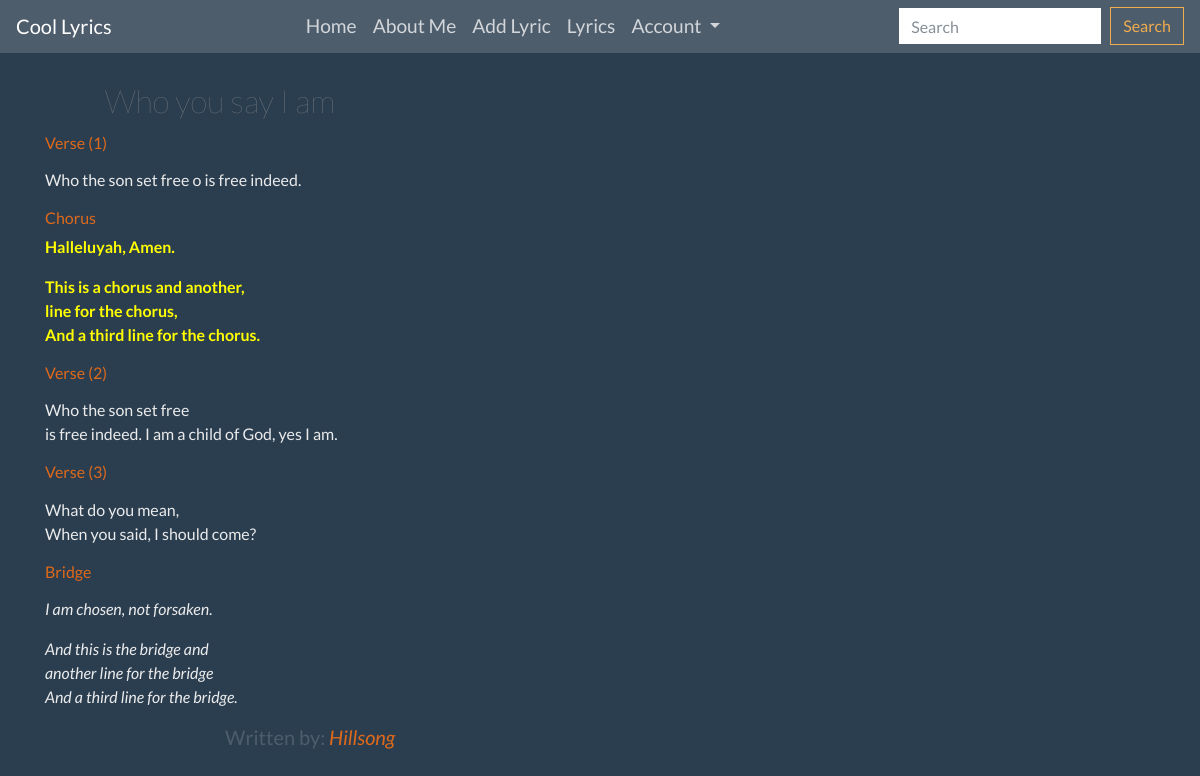
Screenshot of /lyrics/single/who-you-say-i-am-7f4997f3-9490-499e-ba81-a2df21bc79a6/ with the database file from the repository.
### lyrics/models.py (models this page shows, shortened)
class Lyric(models.Model):
    unique_num = models.UUIDField(default=uuid.uuid4, unique=True)
    title = models.CharField(max_length=144)
    song_writer = models.CharField(max_length=50)
    slug = models.SlugField(max_length=144)
    timestamp = models.SlugField(max_length=144)
    def __str__(self):
        return self.title

class Verse(models.Model):
    lyric = models.ForeignKey(Lyric, on_delete=models.CASCADE)
    verse = models.TextField(max_length=1024)
    def __str__(self):
        return self.verse

class Chorus(models.Model):
    lyric = models.ForeignKey(Lyric, on_delete=models.CASCADE)
    chorus = models.TextField(max_length=1024)
    def __str__(self):
        return self.chorus

class Bridge(models.Model):
    lyric = models.ForeignKey(Lyric, on_delete=models.CASCADE)
    bridge = models.TextField(max_length=1024)
    def __str__(self):
        return self.bridge

### lyrics/views.py (the view)
# urls.py: path('single/<slug>/', views.LyricDetail.as_view(), name="single"),
class LyricDetail(generic.DetailView):
    model = Lyric
    template_name = 'lyrics/lyric_details.html'

### lyrics/templates/lyrics/lyric_details.html (shortened to what this page needs)
{% extends  'base.html' %}
{% block content %}
<div class="container">
    <section>
        <div class="mt-3">
            <div class="row">
                <div class="col-sm-4">
                    <article class="text-left">
                        <h2 class="text-center">{{ object }}</h2>
                        {% if object.verse_set.all %}
                        {% for verse in object.verse_set.all %}
                                {% if forloop.counter == 1 %}
                                    <h6 class="text-primary">Verse ({{ forloop.counter }})</h6>
                                    <p class="text-light">{{ verse|linebreaks }}</p>
                                {% endif %}
                            {% endfor %}
                        {% endif %}
                        {% if object.chorus_set.all %}
                            <h6 class="text-primary">Chorus</h6>
                            {% for chorus in object.chorus_set.all %}
                                <div class="text-yellow"><b>{{ chorus|linebreaks }}</b></div>
                            {% endfor %}
                        {% endif %}
                        {% if object.verse_set.all %}
                            {% for verse in object.verse_set.all %}
                                {% if forloop.counter != 1 %}
                                    <h6 class="text-primary">Verse ({{ forloop.counter }})</h6>
                                    <p class="text-light">{{ verse|linebreaks }}</p>
                                {% endif %}
                            {% endfor %}
                        {% endif %}
                        {% if object.bridge_set.all %}
                            <h6 class="text-primary">Bridge</h6>
                            {% for bridge in object.bridge_set.all %}
                                <p class="text-light"><em>{{ bridge|linebreaks }}</em></p>
                            {% endfor %}
                        {% endif %}
                        <h5 class="text-primary text-right">
                             <span class="text-secondary">Written by: </span>
                             <em>{{ object.song_writer }}</em>
                        </h5>
                    </article>
                </div>
                <div class="col-sm-4"></div>
                <div class="col-sm-4">
                </div>
            </div>
        </div>
    </section>
</div>
{% endblock %}

### static/assets/custom/css/animation_style.css (style rules this page uses)
h1,h2 { font-weight: 200; margin: 0.4em 0; }
h2 { color: #888; font-size: 2em; }

### static/assets/custom/css/style.css (style rules this page uses)
.text-yellow { color: yellow!important; }

### rows the page displays
Lyric: title "Who you say I am", song_writer "Hillsong"
Verse: verse "Who the son set free o is free indeed."
Chorus: chorus "Halleluyah, Amen."
Chorus: chorus "This is a chorus and another, line for the chorus, And a third line for the chorus."
Verse: verse "Who the son set free is free indeed. I am a child of God, yes I am."
Verse: verse "What do you mean, When you said, I should come?"
Bridge: bridge "another line for the bridge And a third line for the bridge."
